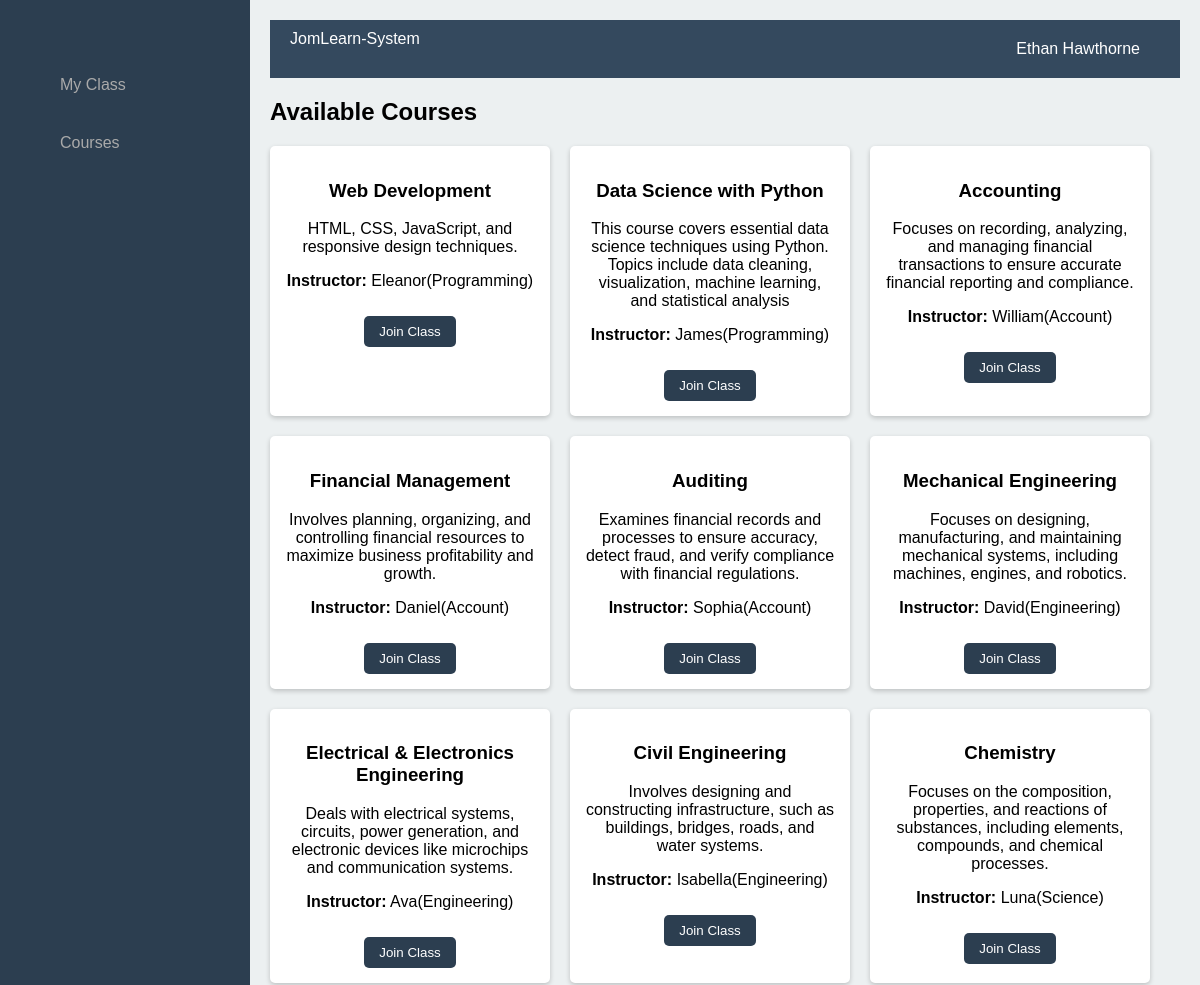
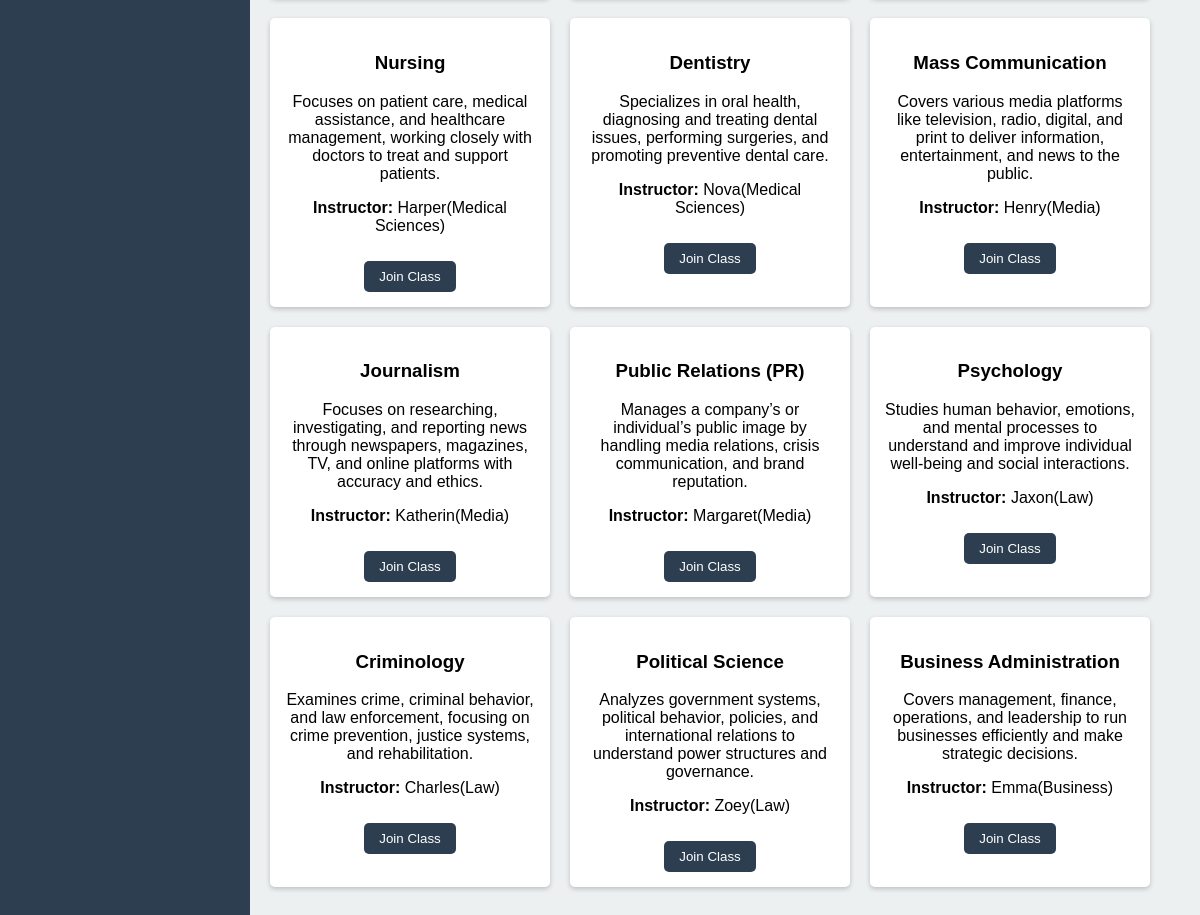
/available_courses.php (signed in), run on the app's committed database (2 pictures, top to bottom).
### tables this page shows
CREATE TABLE `courses` (
  `id` int(11) NOT NULL,
  `title` varchar(255) NOT NULL,
  `description` text NOT NULL,
  `teacher_id` int(11) NOT NULL
);

CREATE TABLE `teachers` (
  `id` int(11) NOT NULL,
  `department` varchar(255) NOT NULL,
  `name` varchar(255) NOT NULL,
  `email` varchar(255) NOT NULL,
  `password` varchar(255) NOT NULL,
  `created_at` timestamp NOT NULL DEFAULT current_timestamp()
);

### available_courses.php (the view, shortened to what this page needs)
<?php
$servername = "localhost";
$username = "root";
$password = "";
$database = "assignment3";
$conn = new mysqli($servername, $username, $password, $database);
$student_id = $_SESSION['student_id'];
$sql = "SELECT c.id, c.title, c.description, t.name AS teacher_name
        FROM courses c
        JOIN teachers t ON c.teacher_id = t.id
        WHERE c.id NOT IN (
            SELECT class_id FROM student_classes WHERE student_id = ?
        )";
$stmt = $conn->prepare($sql);
$stmt->bind_param("i", $student_id);
$stmt->execute();
$result = $stmt->get_result();
?>
<!DOCTYPE html>
<html lang="en">
<head>
</head>
<body>
<?php include 'bar_student.php'; ?>
<h2>Available Courses</h2>
<div class="course-container">
    <?php
    if ($result->num_rows > 0) {
        while ($row = $result->fetch_assoc()) {
            echo "<div class='course-card'>
                    <h3>{$row['title']}</h3>
                    <p>{$row['description']}</p>
                    <p><strong>Instructor:</strong> {$row['teacher_name']}</p>
                    <form action='join_course.php' method='POST'>
                        <input type='hidden' name='course_id' value='{$row['id']}'>
                        <button type='submit' class='join-btn'>Join Class</button>
                    </form>
                  </div>";
        }
    } else {
        echo "<p>No available courses at the moment.</p>";
    }
    ?>
</div>
</body>
</html>

### available_courses.php (style rules this page uses)
body { font-family: Arial, sans-serif; background-color: #f4f4f4; margin: 0; padding: 20px; }
.course-container { display: flex; flex-wrap: wrap; gap: 20px; }
.course-card { background: white; padding: 15px; border-radius: 5px; box-shadow: 0 2px 5px rgba(0,0,0,0.2); width: 250px; text-align: center; transition: transform 0.2s; }
.join-btn { background-color: #2c3e50; color: white; padding: 8px 15px; border: none; border-radius: 5px; cursor: pointer; margin-top: 10px; }

### bar_student.php (style rules this page uses)
body { font-family: Arial, sans-serif; margin: 0; padding: 0; display: flex; height: 100vh; }

### data on the page
courses: title "Web Development", description "HTML, CSS, JavaScript, and responsive design techniques.", teacher.name "Eleanor(Programming)"
courses: title "Data Science with Python", description "This course covers essential data science techniques using Python. Topics include data cleaning, visualization, machine learning, and statistical analysis", teacher.name "James(Programming)"
courses: title "Accounting", description "Focuses on recording, analyzing, and managing financial transactions to ensure accurate financial reporting and compliance.", teacher.name "William(Account)"
courses: title "Financial Management", description "Involves planning, organizing, and controlling financial resources to maximize business profitability and growth.", teacher.name "Daniel(Account)"
courses: title "Auditing", description "Examines financial records and processes to ensure accuracy, detect fraud, and verify compliance with financial regulations.", teacher.name "Sophia(Account)"
courses: title "Mechanical Engineering", description "Focuses on designing, manufacturing, and maintaining mechanical systems, including machines, engines, and robotics.", teacher.name "David(Engineering)"
courses: title "Electrical & Electronics Engineering", description "Deals with electrical systems, circuits, power generation, and electronic devices like microchips and communication systems.", teacher.name "Ava(Engineering)"
courses: title "Civil Engineering", description "Involves designing and constructing infrastructure, such as buildings, bridges, roads, and water systems.", teacher.name "Isabella(Engineering)"
courses: title "Chemistry", description "Focuses on the composition, properties, and reactions of substances, including elements, compounds, and chemical processes.", teacher.name "Luna(Science)"
courses: title "Nursing", description "Focuses on patient care, medical assistance, and healthcare management, working closely with doctors to treat and support patients.", teacher.name "Harper(Medical Sciences)"
courses: title "Dentistry", description "Specializes in oral health, diagnosing and treating dental issues, performing surgeries, and promoting preventive dental care.", teacher.name "Nova(Medical Sciences)"
courses: title "Mass Communication", description "Covers various media platforms like television, radio, digital, and print to deliver information, entertainment, and news to the public.", teacher.name "Henry(Media)"
courses: title "Journalism", description "Focuses on researching, investigating, and reporting news through newspapers, magazines, TV, and online platforms with accuracy and ethics.", teacher.name "Katherin(Media)"
courses: title "Public Relations (PR)", description "Manages a company’s or individual’s public image by handling media relations, crisis communication, and brand reputation.", teacher.name "Margaret(Media)"
courses: title "Psychology", description "Studies human behavior, emotions, and mental processes to understand and improve individual well-being and social interactions.", teacher.name "Jaxon(Law)"
courses: title "Criminology", description "Examines crime, criminal behavior, and law enforcement, focusing on crime prevention, justice systems, and rehabilitation.", teacher.name "Charles(Law)"
courses: title "Political Science", description "Analyzes government systems, political behavior, policies, and international relations to understand power structures and governance.", teacher.name "Zoey(Law)"
courses: title "Business Administration", description "Covers management, finance, operations, and leadership to run businesses efficiently and make strategic decisions.", teacher.name "Emma(Business)"

### other printed values
$_SESSION['fullname'] "Ethan Hawthorne"
